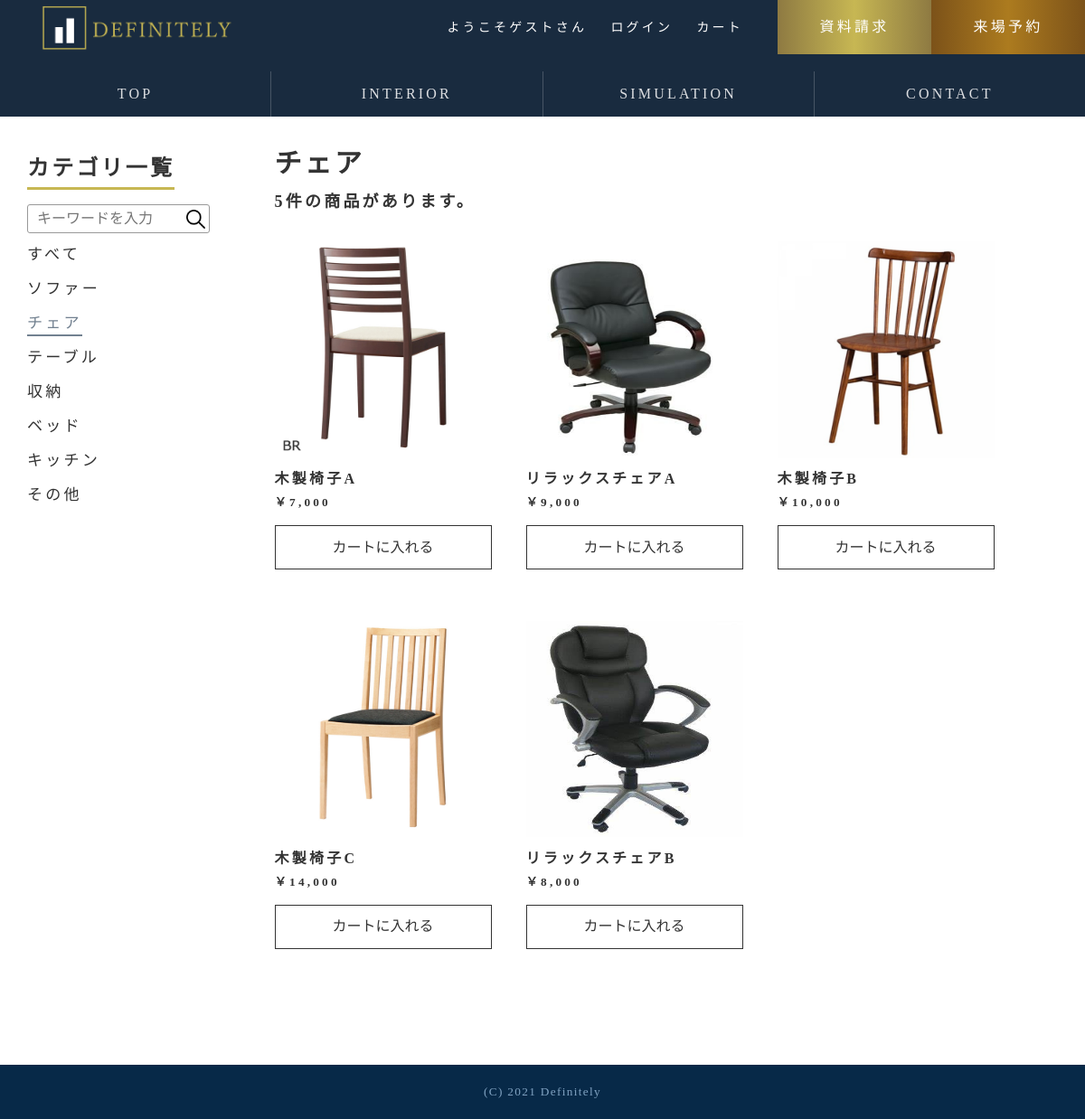
/shop_category/chair.php, run on the app's committed database.
### tables this page shows
CREATE TABLE IF NOT EXISTS `items` (
  `product_id` int(11) NOT NULL AUTO_INCREMENT,
  `product_name` varchar(255) NOT NULL,
  `Price` int(11) DEFAULT NULL,
  `count` int(11) NOT NULL,
  `search_name` varchar(255) NOT NULL,
  `sy_height` int(11) DEFAULT NULL,
  `sy_width` int(11) DEFAULT NULL,
  `sy_images` varchar(255) DEFAULT NULL,
  PRIMARY KEY (`product_id`)
);

CREATE TABLE IF NOT EXISTS `item_img` (
  `item_img_id` int(11) NOT NULL,
  `product_id` int(11) NOT NULL,
  `product_img` varchar(255) DEFAULT NULL,
  PRIMARY KEY (`item_img_id`),
  KEY `product_id` (`product_id`)
);

### Model/category.php (called while the page is built, shortened)
<?php
  $dsn = 'mysql:host=localhost;dbname=hew2020_91467;charset=utf8mb4';
  $db_user = 'hew2020_91467';
  $db_password = '';
  try {
    $pdo = new PDO($dsn, $db_user, $db_password);
    $pdo->setAttribute(
        PDO::ATTR_ERRMODE,
        PDO::ERRMODE_EXCEPTION
    );
    $sql_5 = "SELECT items.product_id,product_img,product_name,price,count,info_id FROM items JOIN item_img ON items.product_id = item_img.product_id JOIN item_category ON items.product_id = item_category.product_id";
    $stmt = $pdo->query( $sql_5 );
    $tables1 = $stmt->fetchAll(PDO::FETCH_ASSOC);
    $sql3 = "SELECT item_category.* from items JOIN item_category ON items.product_id = item_category.product_id where info_id=2";
    $sth = $pdo -> query($sql3);
    $record3 = $sth -> rowCount();
    $sql3_5 = "SELECT items.product_id,product_img,product_name,price,count,info_id FROM items JOIN item_img ON items.product_id = item_img.product_id JOIN item_category ON items.product_id = item_category.product_id where info_id= 2";
    $stmt = $pdo->query( $sql3_5 );
    $tables3 = $stmt->fetchAll(PDO::FETCH_ASSOC);
  }catch(PDOException $error){
    header('Location: /IT42-117/erro_pages/error1.php');
    exit;
  }
?>

### shop_category/chair.php (the view, shortened to what this page needs)
<?php
     require_once('../Model/category.php');
     $login = 'login.php';
     $logout = 'logout.php';
     $simulation = 'path_sim.php';
?>
<!DOCTYPE html>
<html lang="ja">
<head>
        <link rel="stylesheet" href="../css/shop.css">
        <link rel="stylesheet" href="../css/normalize.css">
        <link rel="stylesheet" href="../css/common.css">
    </head>
    <body>
        <div class="wrapper">
          <header class="header_top">
             <div class="header_upper">
               <a href="../index.php"><h1 class="header_logo"><img src="../images/logo.png" alt="ロゴ"></h1></a>
               <div class="top_flex2">
                 <nav class="header_nav1">
                   <ul>
                     <li><a class="nav_link" href="#"><?php if (isset($_SESSION['mail_address'])) { echo "ようこそ".$_SESSION['name']."さん"; } else {echo"ようこそゲストさん";}?></a></li>
                     <li>
                     <?php
                       if( isset($_SESSION['mail_address'])){
                          echo '<a class = "nav_link" name="logout" href = "../view/'.$logout.'">ログアウト</a>';
                           }else{
                            echo '<a class = "nav_link" href = "../view/'.$login.'">ログイン</a>';
                       }
                    ?></li>
                     <li><?php if(isset($_SESSION['mail_address'])){ echo "<a class='nav_link' href='../view/cart.php'>カート</a>" ;}else{
                           echo "<a class='nav_link' href='../view/path_ca.php'>カート</a>" ;}?></li>
                   </ul>
                 </nav>
                 <nav class="header_nav2">
                   <ul>
                     <li><a class="nav_info" href="#">資料請求</a></li><li><a class="nav_reserve" href="#">来場予約</a></li>
                   </ul>
                 </nav>
               </div>
             </div>
             <div class="lower">
               <nav class="header_nav3">
                 <ul>
                   <li>
                     <a class="nav_link" href="../index.php">
                       <span class="nomal">TOP</span>
                     </a>
                   </li><li>
                     <a class="nav_link" href="interior.php">
                       <span class="nomal">INTERIOR</span>
                     </a>
                   </li><li>
                   <?php if (isset($_SESSION['mail_address'])) { echo "<a class='nav_link' href='../view/madori.php'>
                       <span class='nomal'>SIMULATION</span>
                       <span class='hover'>シミュレーション</span>"; }
                       else{ echo "<a class='nav_link' href=../view/$simulation>
                         <span class='nomal'>SIMULATION</span>
                         <span class='hover'>シミュレーション</span>"; }?>
                   </li><li>
                     <a class="nav_link" href="../view/otoiawase.php">
                       <span class="nomal">CONTACT</span>
                     </a>
                   </li>
                 </ul>
               </nav>
             </div>
           </header>
        <main class="main">
        <div class="left">
            <h2 class="ctlist">カテゴリ一覧</h2>
            <nav class="category">
                <form id="form1" action="../view/search_view.php" method="post">
                <input id="sbox1" type="search" name="search" placeholder="キーワードを入力"><input id="sbtn1" type="submit" name="submit" value="">
                </form>
                <ul>
                    <li>
                        <a class="nav_furniture" href="interior.php">すべて</a>
                    </li>
                    <li>
                        <a class="nav_furniture" href="sofa.php">ソファー</a>
                    </li>
                    <li id="check">
                        <a class="nav_furniture" href="chair.php">チェア</a>
                    </li>
                    <li>
                        <a class="nav_furniture" href="desk.php">テーブル</a>
                    </li>
                    <li>
                        <a class="nav_furniture" href="chest.php">収納</a>
                    </li>
                    <li>
                        <a class="nav_furniture" href="bed.php">ベッド</a>
                    </li>
                    <li>
                        <a class="nav_furniture" href="kitchen.php">キッチン</a>
                    </li>
                    <li>
                        <a class="nav_furniture" href="other.php">その他</a>
                    </li>
                </ul>
              </nav>
            </div>
            <div class="right">
            <div class="product">
                <h2 class="product">チェア</h2>
                <h3><?php echo $record3."件の商品があります。" ?></h3>
            </div>
            <div class="shelf">
              <?php foreach($tables3 as $table){ ?>
                <div class="item">
                    <img src="../interior_img/all_img/<?php echo $table['product_img']; ?>" alt="ベッド_1" class="bet">
                    <h4><?php echo $table['product_name']; ?></h4>
                    <h5><?php echo "￥".number_format($table['price']); ?></h5>
                    <form action="../control/cart_import.php" method="POST" class="item-form">
                        <button type="submit" class="btn">カートに入れる</button>
                    </form>
                  </div>
                <?php } ?>
            </div>
          </div>
        </main>
        <footer class="footer">
            <small>(C) 2021 Definitely</small>
        </footer>
    </div>
</body>
</html>

### css/shop.css (style rules this page uses)
body { padding-top: 125px; }
.main { display: flex; align-items: baseline; margin: 30px auto 100px; width: 95%; }
.left { position: -webkit-sticky; position: sticky; top: 165px; width: 24%; }
.right { width: 76%; }
#form1 { background-color: white; width:200px; height: 30px; border: 1px #999 solid; margin-top: 6%; border-radius: 3px; }
#form1 input { vertical-align: top; margin: 0; height: 100%; box-sizing: border-box; background-color: transparent; }
#sbox1 { border: none; outline:0; width: 170px; padding:.5rem 10px; }
#sbtn1 { width: 30px; border:none; background-image: url(../images/loupe.png); background-position: center; background-size: 70%; background-repeat: no-repeat; }
h2.ctlist { border-bottom:solid 3px #c7b753; display: inline-block; }
.category li { display: list-item; list-style-type: none; text-transform: uppercase; margin-top: 3%; font-size: .9rem; }
.category li .nav_furniture { position: relative; text-decoration: none; cursor: pointer; }
.nav_furniture:visited, .nav_furniture:active, .nav_furniture:link { color: #333; }
.nav_furniture:before { content: ""; position: absolute; left: 0; right: 0; bottom: -5px; width: 100%; height: 1.5px; background-color:#728190; transform: scale(0, 1); transform-origin: left; transition: .3s; }
#check .nav_furniture:before { transform: scale(1); }
#check .nav_furniture { color: #728190 }
h2.product { font-size: 30px; }
h3 { font-size: 18px; }
div.shelf { display: flex; flex-wrap: wrap; }
div.item { margin: 1.5rem 2rem 1.5rem 0; display: inline-block; }
img.bet { width: 240px; height: 240px; }
.btn { display: inline-block; margin-top: .7rem; width: 100%; padding: 4% 0; text-decoration: none; background-color: rgba(0, 0, 0, 0); color: #333; border: solid 1px #333; transition: .4s; }

### css/common.css (style rules this page uses)
* { margin: 0; padding: 0; outline: 0; }
body { font-family: Cinzel, "Noto Serif JP", serif; font-size: 16px; color: #333; background-color: #FFF; line-height: 1.75; letter-spacing: .2em; }
.wrapper { position: relative; margin: 0 auto; min-height: 100vh; padding-bottom: 60px; box-sizing: border-box; }
.header_top { position: fixed; top: 0; left: 0; width: 100%; background-color: rgba(0,21,43,0.9); z-index: 10; }
.header_upper { position: relative; display: flex; justify-content: space-between; height: 60px; }
.header_logo { width: 30%; height: 60px; }
.header_logo img { padding: 5px 0 0 45px; width: 230px; }
.top_flex2 { display: flex; }
.header_nav1 { white-space: nowrap; text-align: left; line-height: 60px; }
.header_nav1 ul li { display: inline-block; margin-left: 1rem; font-size: 14px; }
.header_nav2 { display: flex; text-align: left; white-space: nowrap; margin-left: 2rem; }
.header_nav2 ul li { display: inline-block; text-align: center; font-size: 16px; transition:.3s; }
.header_nav2 ul li .nav_info { width: 170px; height: 60px; line-height: 60px; background:linear-gradient(to right, #8e7a42 0%,#c7b753 50%,#8e7a42 100%); }
.header_nav2 ul li .nav_reserve { width: 170px; height: 60px; line-height: 60px; background:linear-gradient(to right, #7c5219 0%,#ac7b1f 50%,#7c5219 100%); }
.nav_link, .nav_info, .nav_reserve { position: relative; display: inline-block; text-decoration: none; color: #fff; }
.header_nav3 ul { display: flex; margin-top: 1rem; }
.header_nav3 ul li { display: inline-block; width: calc(100%/4); height: 50px; line-height: 50px; text-align: center; font-size: 16px; transition:all .4s ease-out; }
.header_nav3 ul li +li { border-left: rgba(255,255,255,.2) 1px solid; }
.header_nav3 ul li a { display: block; color: rgba(255,255,255,.85); }
.footer { position: absolute; bottom: 0; width: 100%; height: 60px; text-align: center; background: #072948; }
.footer small { line-height: 60px; color: #81A3C2; letter-spacing: .1em; font-size: .7rem; }
@media (min-width: 48em) { :root { font-size: calc(1rem + ((1vw - 0.48rem) * 0.6944)); min-height: 0vw; } }

### data on the page
items: item_img.product_img (picture), product_name "木製椅子A", Price "7,000"
items: item_img.product_img (picture), product_name "リラックスチェアA", Price "9,000"
items: item_img.product_img (picture), product_name "木製椅子B", Price "10,000"
items: item_img.product_img (picture), product_name "木製椅子C", Price "14,000"
items: item_img.product_img (picture), product_name "リラックスチェアB", Price "8,000"

### other printed values
$record3 "5"
